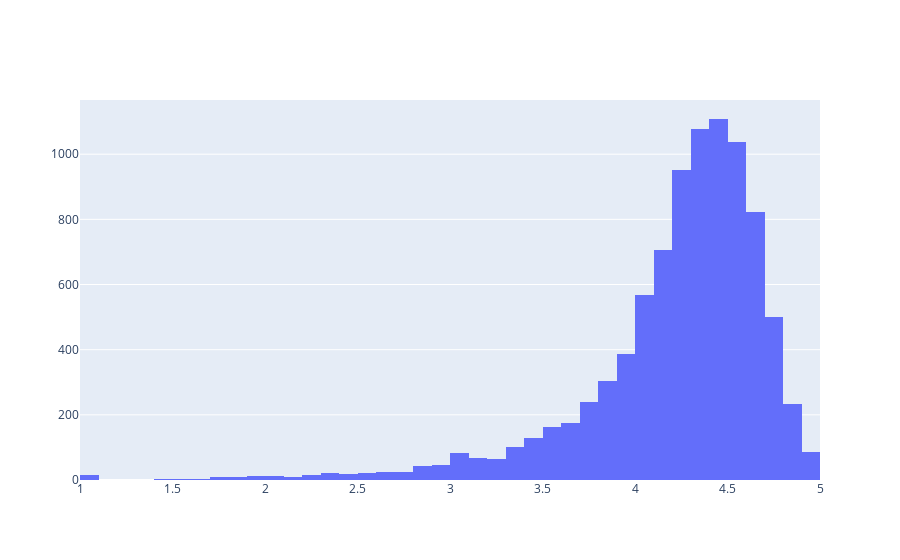

Here is the notebook cell this chart was saved with:
### Code cell
avg_rate_data = [go.Histogram(
        x = data.Rating,
        xbins = {'start': 1, 'size': 0.1, 'end' :5}
)]

print('Average app rating:', np.mean(data['Rating']))
py.offline.iplot(avg_rate_data, filename='rating_dist')

### Figure 1 — Plotly figure (JSON) as saved in the notebook; plotly's stock layout.template omitted (floating-point values rounded to 4 significant figures; data arrays with more than 128 entries replaced by an {"elided": "..."} marker saying what was removed)
{"data": [{"type": "histogram", "x": {"elided": "9360 float values"}, "xbins": {"end": 5, "size": 0.1, "start": 1}}], "layout": {}}
